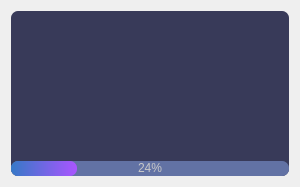
<?xml version="1.0" encoding="UTF-8"?>
<ui version="4.0">
 <class>StartWgt</class>
 <widget class="QWidget" name="StartWgt">
  <property name="geometry">
   <rect>
    <x>0</x>
    <y>0</y>
    <width>300</width>
    <height>185</height>
   </rect>
  </property>
  <property name="maximumSize">
   <size>
    <width>300</width>
    <height>300</height>
   </size>
  </property>
  <property name="windowTitle">
   <string>Form</string>
  </property>
  <property name="styleSheet">
   <string notr="true">QLabel#label{
color:rgb(254,121,199);
}
QLabel#label_2{
color:rgb(98,114,164);
}
QLabel#label_3{
color:rgb(98,114,164);
}
QLabel#label_4{
color:rgb(98,114,164);
}
QFrame#frame{
background-color:rgb(56,58,89);
color:rgb(220,220,220);
border-radius:7px;
}
QProgressBar{
background-color:rgb(98,114,164);
color:rgb(200,200,200);
border-style:none;
border-radius:7px;
text-align:center;
}
QProgressBar::chunk{
border-radius:7px;
background-color: qlineargradient(spread:pad, x1:0, y1:0.511364, x2:1, y2:0.523, stop:0 rgba(54, 121, 199, 255), stop:1 rgba(170, 85, 255, 255));
}
</string>
  </property>
  <layout class="QGridLayout" name="gridLayout">
   <item row="0" column="0">
    <widget class="QFrame" name="frame">
     <property name="frameShape">
      <enum>QFrame::StyledPanel</enum>
     </property>
     <property name="frameShadow">
      <enum>QFrame::Raised</enum>
     </property>
     <layout class="QVBoxLayout" name="verticalLayout">
      <property name="spacing">
       <number>0</number>
      </property>
      <property name="leftMargin">
       <number>0</number>
      </property>
      <property name="topMargin">
       <number>0</number>
      </property>
      <property name="rightMargin">
       <number>0</number>
      </property>
      <property name="bottomMargin">
       <number>0</number>
      </property>
      <item>
       <layout class="QHBoxLayout" name="horizontalLayout">
        <item>
         <spacer name="horizontalSpacer">
          <property name="orientation">
           <enum>Qt::Horizontal</enum>
          </property>
          <property name="sizeHint" stdset="0">
           <size>
            <width>40</width>
            <height>20</height>
           </size>
          </property>
         </spacer>
        </item>
        <item>
         <widget class="QLabel" name="label_gif">
          <property name="minimumSize">
           <size>
            <width>150</width>
            <height>150</height>
           </size>
          </property>
          <property name="maximumSize">
           <size>
            <width>150</width>
            <height>150</height>
           </size>
          </property>
          <property name="text">
           <string/>
          </property>
         </widget>
        </item>
        <item>
         <spacer name="horizontalSpacer_2">
          <property name="orientation">
           <enum>Qt::Horizontal</enum>
          </property>
          <property name="sizeHint" stdset="0">
           <size>
            <width>40</width>
            <height>20</height>
           </size>
          </property>
         </spacer>
        </item>
       </layout>
      </item>
      <item>
       <widget class="QProgressBar" name="progressBar">
        <property name="maximumSize">
         <size>
          <width>16777215</width>
          <height>15</height>
         </size>
        </property>
        <property name="value">
         <number>24</number>
        </property>
       </widget>
      </item>
     </layout>
    </widget>
   </item>
  </layout>
 </widget>
 <resources/>
 <connections/>
</ui>
